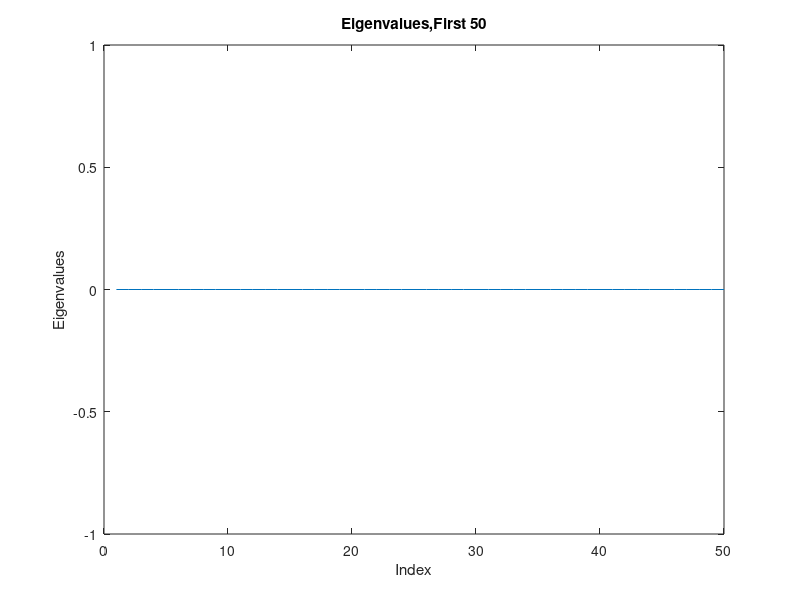
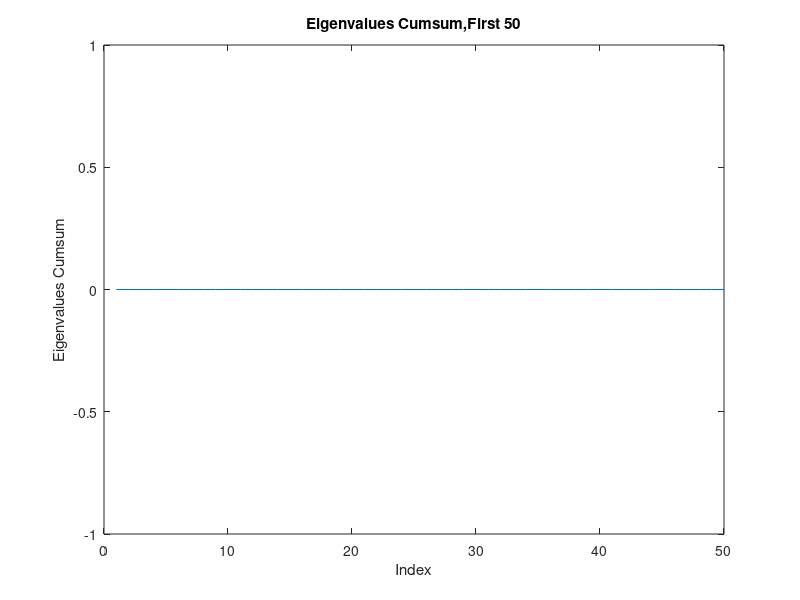

Source code (MATLAB) for these figures, in order:
clc;clear;
% prepare the data for face recognition
train_dir = 'J:\ECE3093 Optimisation Estimation and Numerical Methods\Assignments\Assignment 1\ages\Train'; % change this to wherever the unzipped Face Recognition\Train folder has been saved
img_dir = dir(fullfile(train_dir, '*.jpg'));
img_num = length(img_dir);
person_num = img_num; % each person has one image, so #persons = #images

traindata = zeros(img_num, 69*45); % #images = img_num, image size = 69*45.
correct_rate= zeros(0,952);
% read all images into the matrix traindata:
for i=1:img_num
    img = imread(fullfile(train_dir, img_dir(i).name));
    img = double(img)/255; % normalize to double in [0,1]
    traindata(i,:) = img(:);
end

% train eigenface:
[eigenV,SCORE,LATENT] = princomp(traindata); % alternatively could be done using the svd(traindata) function
% eigenV: eigen vectors.
% SCORE: projection vectors of training data on the eigen vectors.
% LATENT: eigenvalues

%The eigenvalues plot
figure(1)
plot(LATENT(1:50))
xlabel('Index');
ylabel('Eigenvalues');
title('Eigenvalues,First 50');

%The cumulative sum of eigenvalues and plot
cumLATENT=cumsum(LATENT);
figure(2)
plot(cumLATENT(1:50))
xlabel('Index');
ylabel('Eigenvalues Cumsum');
title('Eigenvalues Cumsum,First 50');



for loop = 1:3105
pc_num = loop; % suppose we keep the first 10 Principal Components:
eigenfaces = eigenV(:, 1:pc_num);
gallery = SCORE(:, 1:pc_num);
%figure(3)
%montage(eigenfaces)


% test:
test_dir = 'J:\ECE3093 Optimisation Estimation and Numerical Methods\Assignments\Assignment 1\eigenfaces\Test'; % change this to wherever the unzipped Face Recognition\Test folder has been saved
img_dir = dir(fullfile(test_dir, '*.jpg'));
img_num = length(img_dir);

testdata = zeros(img_num, 69*45); % # images = img_num, image size = 69*45.

for i=1:img_num
    img = imread(fullfile(test_dir, img_dir(i).name));
    img = double(img)/255; % normalize to double in [0,1]
    testdata(i,:) = img(:);
end

% project onto the eigenfaces:
meanV = mean(traindata);
features = (testdata-repmat(meanV,size(testdata,1),1))*eigenfaces;

correct = 0; % counter for correct recognitions

for i=1:img_num
    f = features(i,:);
    dis = sum((repmat(f, person_num, 1) - gallery).^2, 2);%Calculate the distance between features and gallery
    [B, idx] = sort(dis);
    top3rank = idx(1:3); % see whether the correct match is in the top 3 ranked images
    if ismember(i, top3rank)
        correct = correct+1;
    end
end
correct_rate(loop) = correct/img_num;

end

%plot(correct_rate)
%title('Correct Rate')
%xlabel('Principle Component')
%ylabel('Correct Rate')


